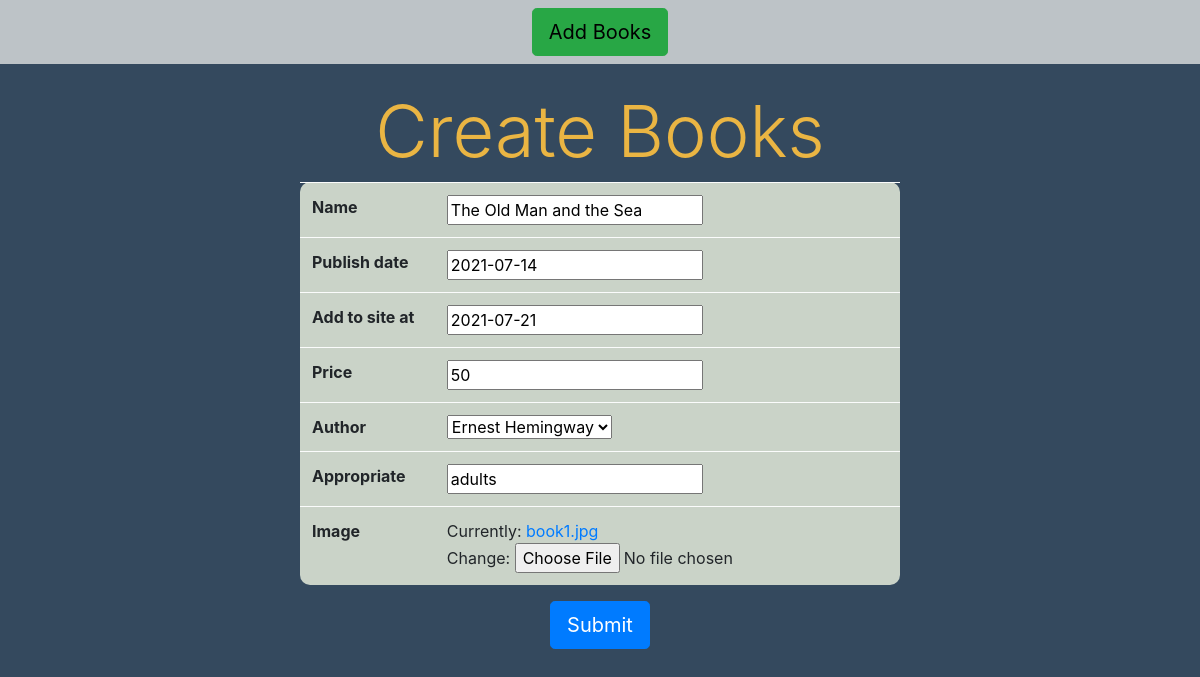
Screenshot of /update/1 with the database file from the repository.
### books/models.py (models this page shows, shortened)
class Book(models.Model):
    name = models.CharField(max_length=70)
    publish_date = models.DateField()
    add_to_site_at = models.DateField()
    price = models.IntegerField()
    author = models.ForeignKey(Author, on_delete=models.CASCADE)
    appropriate = models.CharField(max_length=30)
    image = models.ImageField()

### books/views.py (the view)
# urls.py: path('update/<int:book_id>', views.update_book),
def update_book(request, book_id):
    book_id = int(book_id)
    try:
        book_sel = Book.objects.get(id=book_id)
    except Book.DoesNotExist:
        return redirect('index')
    book_form = BookCreate(request.POST or None, instance=book_sel)
    if book_form.is_valid():
        book_form.save()
        return redirect('index')
    return render(request, 'books/upload_form.html', {'upload_form': book_form})

### books/forms.py
class BookCreate(forms.ModelForm):
    class Meta:
        model = Book
        fields = '__all__'

### books/models.py (called while the page is built)
    def __str__(self):
        return self.name

### books/templates/books/Upload_form.html (shortened to what this page needs)
{% extends 'books/library.html' %}
{% block content %}
    <center>
    <h1 class="display-3" style="background-color:#34495e;color:#EAB543;">Create Books</h1>
    <form method = 'POST' enctype="multipart/form-data">
        <table class = 'w-50 table table-light' style="border-radius:10px;background-color:#CAD3C8;">
            {% for field in upload_form %}
            <tr>
                <th>{{field.label}}</th>
                <td>{{ field }}</td>
            </tr>
            {% endfor %}
        </table>
        <button type="submit" class="btn btn-lg btn-primary">Submit</button>
    </form>
</center>
{% endblock %}

### rows the page displays
Book: upload_form "The Old Man and the Sea" "2021-07-14" "2021-07-21" "50" "Ernest Hemingway" "adults"

### other values shown
{{ field.label }} "Name" "Publish date" "Add to site at" "Price" "Author" "Appropriate" "Image"
